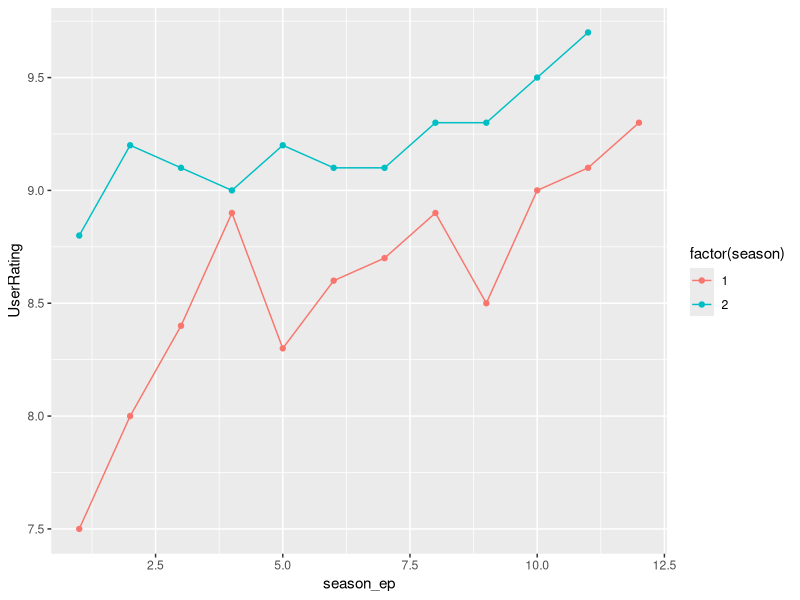
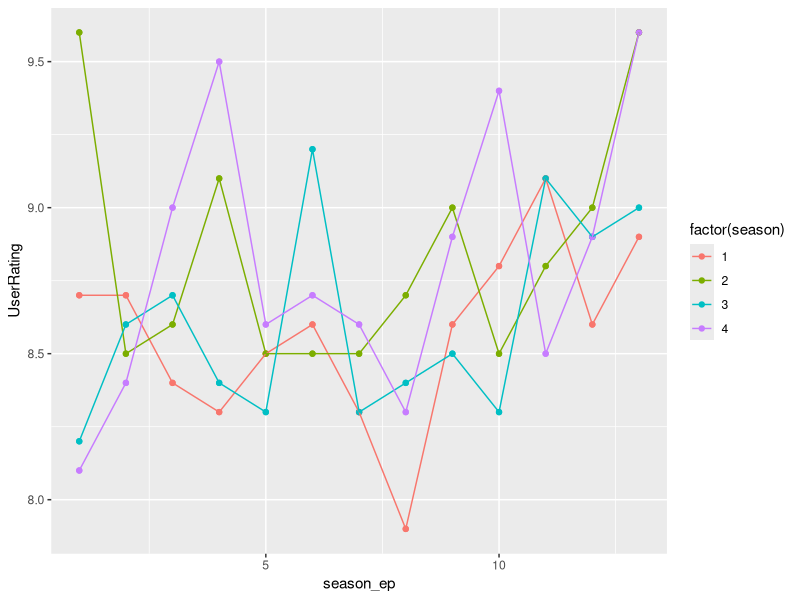

Write R code to recreate these figures, in order.
## ---- chunk 1
library('ggplot2')
library('tidyr')
library('dplyr')
library('readr')

View(read_csv(file = "dados/series_from_imdb.csv") )

series2 = read_csv(file = "dados/series_from_imdb.csv") %>%
  select(series_name, series_ep, season, season_ep, Episode, UserRating, UserVotes) %>% 
  filter(series_name %in% c("Black Mirror", "13 Reasons Why", "Sense8", "House of Cards", "Stranger Things")) %>% 
  group_by(series_name) %>%
  summarise(mean_rank = mean(row_number()), sd_rank = IQR(row_number()))
  
  
  
  #top_n(20, UserRating)

View(series2)

################### LINKS UTEIS ###################

#https://www.nexojornal.com.br/  MATERIAS GRAFICAS
#https://www.nexojornal.com.br/grafico/2017/05/22/Quanto-dinheiro-a-loteria-arrecada-para-onde-ele-vai-e-qual-a-chance-de-ganhar
#https://www.rstudio.com/wp-content/uploads/2015/02/data-wrangling-cheatsheet.pdf
#https://www.rstudio.com/wp-content/uploads/2016/11/ggplot2-cheatsheet-2.1.pdf

 ##################################################

#ordenar pela rating e analisar o ranking medio de cada serie (RANKING MEDIO https://answers.yahoo.com/question/index?qid=20080313013018AAThuhs)
#resposta ficando mais complicada = pergunta complicada

################### PERGUNTAS ###################
# 1 - Considerando a classificação no IMDB de todos os episódios das séries escolhidas, quais delas tem o melhor ranking medio?

# 2 - 


#distribuicao dos "melhores episodios" de acordo com o ep da temporada (EXISTE UMA TENDENCIA DOS EPISODIOS FICAREM MELHORES NOS FINAIS DAS TEMPORADAS?)
#QUAL SERIE TEM MAIS EPISODIOS NO TOP 10? (METRICA NAO MUITO BOA)
#Eliminar avaliacoes de RATING MAIS BAIXO (QUAL A SERIE MAIS BEM AVALIADA CONSIDERANDO APENAS USUARIOS que deram r3 ou mais?)
#mostrar o maximo e o minimo rating de cada series e desvio padrao e media e mediana


series = read_csv(file = "dados/series_from_imdb.csv") %>% 
  select(series_name, series_ep, season, season_ep, Episode, UserRating, UserVotes) %>% 
  filter(series_name %in% c("Black Mirror", "13 Reasons Why", "Sense8", "House of Cards", "Stranger Things")) %>%
  group_by(series_name)

View(series)

## ---- chunk 2

sense8 = series %>% filter(series_name == "Sense8")
ggplot(sense8, aes(x = `season_ep`, y = `UserRating`, color = factor(season))) + geom_point() + geom_line()
## ---- chunk 3
house = series %>% filter(series_name == "House of Cards")
ggplot(house, aes(x = `season_ep`, y = `UserRating`, color = factor(season))) + geom_point() + geom_line(width = 5)
